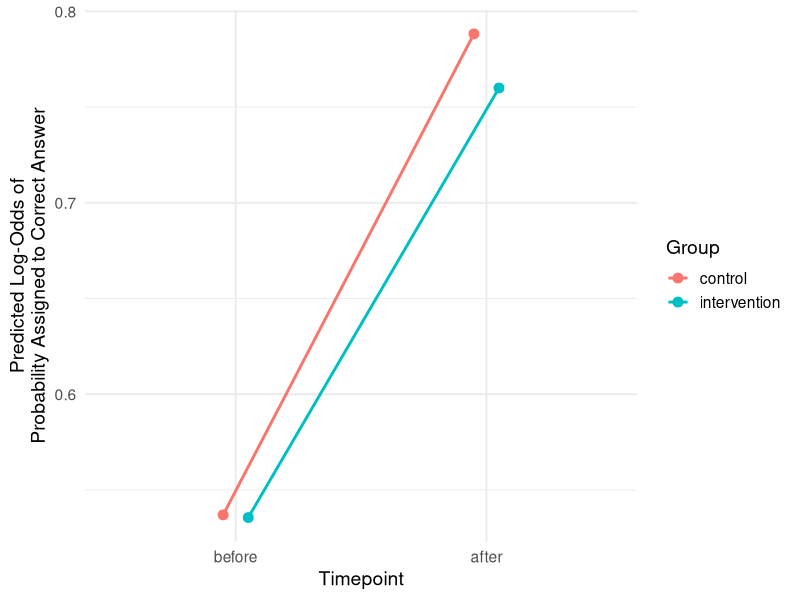

The R script that drew this image:

library(lmerTest)
library(dplyr)
library(ggplot2)

data <- read.csv("tidy_data.csv", stringsAsFactors = FALSE)

data <- data %>%
  mutate(
    participant_code = as.factor(participant_code),
    group = as.factor(group),
    medical_experience = as.numeric(medical_experience),
    legal_experience = as.numeric(legal_experience),
    conlang_experience = as.numeric(conlang_experience),
    native_english = as.numeric(native_english),
    item_id = as.factor(item_id),
    topic = as.factor(topic),
    timepoint = as.factor(timepoint),
    correct_answer = as.factor(correct_answer),
    probability_assigned_to_a = as.numeric(probability_assigned_to_a),
    logit = as.numeric(logit)
  )

data <- data %>% filter(group != 'no assistance')

data <- data %>%
  mutate(
    medical_experience = ifelse(medical_experience == "", NA, medical_experience),
    legal_experience = ifelse(legal_experience == "", NA, legal_experience),
    conlang_experience = ifelse(conlang_experience == "", NA, conlang_experience),
    native_english = ifelse(native_english == "", NA, native_english)
  ) %>%
  filter(
    !is.na(medical_experience),
    !is.na(legal_experience),
    !is.na(conlang_experience),
    !is.na(native_english)
  )

data <- data %>% filter(timepoint != 'intermediate')
data$timepoint <- factor(data$timepoint, levels = c("before", "after"))
levels(data$timepoint)

model <- lmer(
  logit ~ group * timepoint + medical_experience + legal_experience +
    conlang_experience + native_english +
    (1 | participant_code) + (1 | topic/item_id),
  data = data
)

summary(model)

confint(model, parm = "groupintervention:timepointbefore", method = "Wald")

exp(confint(model, parm = "groupintervention:timepointbefore", method = "Wald"))

library(emmeans)

emm <- emmeans(model, ~ group * timepoint)

# Contrast vector:  (-1, 1, 1, -1) = (C_before – C_after) – (I_before – I_after)
did   <- contrast(
  emm,
  method = list("intervention minus control change" = c(-1, 1, 1, -1)),
  adjust = "none"
)

summary(did, infer = TRUE)

##########

med_mean <- mean(data$medical_experience, na.rm = TRUE)
leg_mean <- mean(data$legal_experience, na.rm = TRUE)
con_mean <- mean(data$conlang_experience, na.rm = TRUE)
nat_mean <- mean(data$native_english, na.rm = TRUE)

pred_df <- expand.grid(
  group = c("control", "intervention"), 
  timepoint = c("before", "after"), 
  medical_experience  = med_mean,
  legal_experience    = leg_mean,
  conlang_experience  = con_mean,
  native_english      = nat_mean
)

pred_df$logit_pred <- predict(model, newdata = pred_df, re.form = NA)

pred_df$prob_pred <- plogis(pred_df$logit_pred)   # convert logit to probability

ggplot(pred_df, aes(x = timepoint, y = prob_pred, color = group, group = group)) +
  geom_point(position = position_dodge(width = 0.2), size = 3) +
  geom_line(position = position_dodge(width = 0.2), linewidth = 1) +
  labs(
    x = "Timepoint",
    y = "Predicted Log-Odds of\nProbability Assigned to Correct Answer",
    color = "Group"
  ) +
  theme_minimal(base_size = 14)
